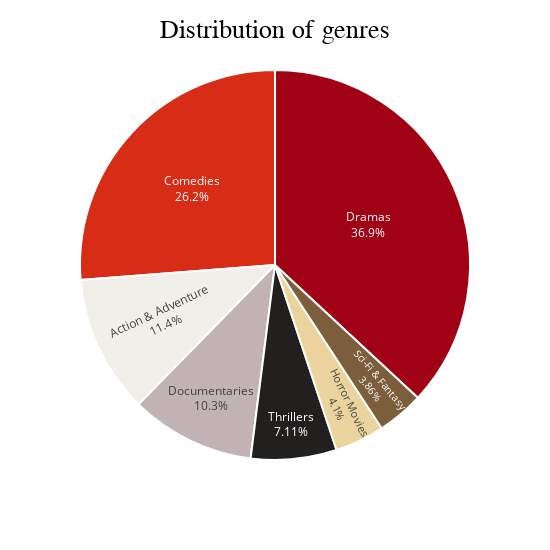

Notebook code cell kept with this figure:
### Code cell
fig = px.pie(labels = films_genres['genre'], values = films_genres['count'], names = films_genres['genre'], width = 550, height = 550)
fig.update_traces(textposition = 'inside', 
                  textinfo = 'percent + label',  
                  marker = dict(colors = ['#A10115', '#D72C16', '#F0EFEA', '#C0B2B5', '#221f1f', '#EAD39C', '#7D5E3C'], line = dict(color = 'white', width = 2)))

fig.update_layout(annotations = [dict(text = 'Distribution of genres', 
                                      x = 0.5, y = 1.11, font_size = 26, showarrow = False, 
                                      font_family = 'Calibri Black',
                                      font_color = 'black')],
                  showlegend = False)
                  
fig.show()

### Figure 1 — Plotly figure (JSON) as saved in the notebook; plotly's stock layout.template omitted (floating-point values rounded to 4 significant figures)
{"data": [{"domain": {"x": [0, 1], "y": [0, 1]}, "hovertemplate": "label=%{label}<br>value=%{value}<extra></extra>", "labels": ["Dramas", "Comedies", "Action & Adventure", "Documentaries", "Thrillers", "Horror Movies", "Sci-Fi & Fantasy"], "legendgroup": "", "marker": {"colors": ["#A10115", "#D72C16", "#F0EFEA", "#C0B2B5", "#221f1f", "#EAD39C", "#7D5E3C"], "line": {"color": "white", "width": 2}}, "name": "", "showlegend": true, "textinfo": "percent+label", "textposition": "inside", "type": "pie", "values": [2810, 1996, 871, 786, 541, 312, 294]}], "layout": {"annotations": [{"font": {"color": "black", "family": "Calibri Black", "size": 26}, "showarrow": false, "text": "Distribution of genres", "x": 0.5, "y": 1.11}], "height": 550, "legend": {"tracegroupgap": 0}, "margin": {"t": 60}, "showlegend": false, "width": 550}}
